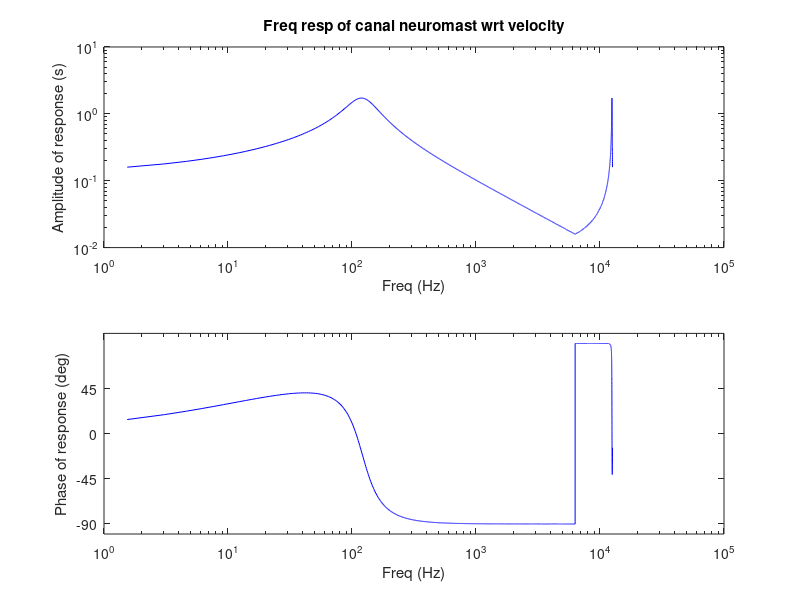
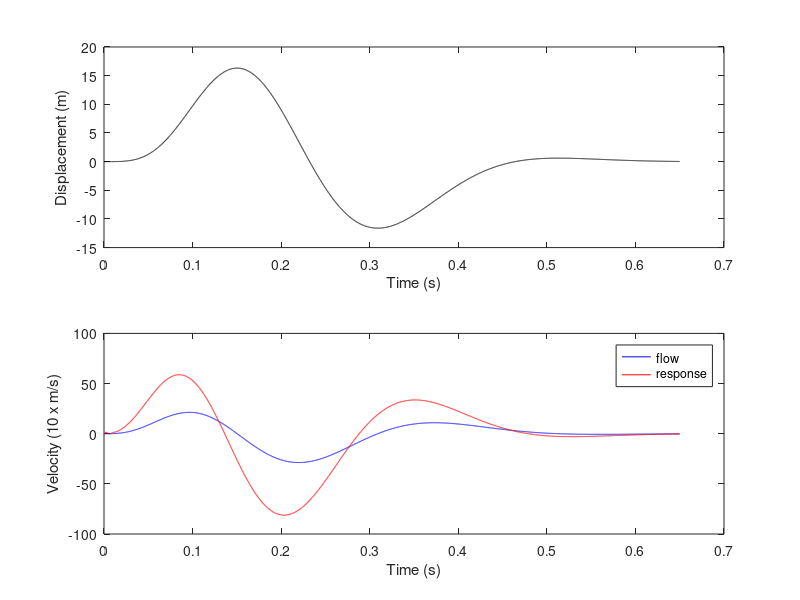

MATLAB code for these plots, in order:
function play_kalmijn
% Replicates Sietse's mathcad file of Kalmijn's data


%% Parameter values for signal

% Sample period
T = 0.65;

% Number of samples
N = 4096;

% Order of the Bessel function 
bsl_order = 0;

% Decay constant for displacement function
a = 1/700; 

% A constant that factors into the Bessel function
beta = 1;


%% Parameter values for filter

ff1 = 10.3;

tau = 0.003;

pc1 = 80;


%% Calculated parameters & variables

% Samplerate 
df = 1/T;

% Timestep
dt = T/(2*N);


n = [0:(2*N-1)]';

% Frequencies
f = [0:(2*N-1)]';


q = [1:(2*N-1)]';


%% Signal functions

% Components of the displacement waveform
s      = sin(2.8*pi*n./(2*N));
skew   = n.^3.*exp(-a.*n);
g      = besseli(bsl_order,pi*beta.*sqrt(1-(n./N-1).^2))./ ...
        (besseli(bsl_order,pi*beta));

%g = (g-min(g))./range(g);  
    
% Flow displacement
w = s.*skew.*g./(N.^2);

%w = 15.*w./range(w);

% Flow velocity
v_q = [0; [(q>0).*2.*N.*diff(w)./T]];

%v_n = (n>0).*2.*N.*diff(w)./T;


H1 = (f<N).*H(f.*df,ff1,pc1) + (f>(N-1)).* conj(H((2*N-f).*df,ff1,pc1));


% Freq response of the cupula wrt velocity
%H1 = H(f.*df,ff1,pc1);

V = fft(v_q);

% Predicted response in time domain.
spec1 = V.*H1;
resp1 = real(ifft(spec1)./T);




%% Plot results

figure;
subplot(2,1,1)
loglog(f.*df,abs(H1),'b')
%xlim([1 1000])
ylim([.01 10])
set(gca,'YTick',[.01 .1 1 10])
xlabel('Freq (Hz)')
ylabel('Amplitude of response (s)')
title('Freq resp of canal neuromast wrt velocity')

subplot(2,1,2)
h = semilogx(f.*df,angle(H1).*(180/pi));
set(h,'Color','b')
set(gca,'YTick',[-90 -45 0 45])
%xlim([1 1000])
xlabel('Freq (Hz)')
ylabel('Phase of response (deg)')

figure;
subplot(2,1,1)
plot(n.*dt,w,'k')
xlabel('Time (s)')
ylabel('Displacement (m)')

subplot(2,1,2)
plot(n.*dt,v_q./10,'b-',n.*dt,resp1,'r-')
xlabel('Time (s)')
ylabel('Velocity (10 x m/s)')
legend('flow','response')

%ttt= 2;


%% Output excel data

if 0
    out_path = ...
        '/Users/mmchenry/Dropbox/Matlab/van_netten_chapter/numerical_model';
    
    
    header_data = ['n, f, s, skew, g, w, v_q, H1, V, spec1, resp1'];
    out_data    = [n f s skew g w v_q H1 V spec1 resp1];
    
    % Write the column headings (import as csv in excel)
    dlmwrite([out_path filesep 'headers.txt'], ...
        header_data, ...
        'delimiter', '\t')
    
    % Write the data
    csvwrite([out_path filesep 'out data.csv'],out_data);

end


function H_val = H(freq,ft,pc)

numer = 628.*( (1/(2*pi.*ft)) + (0.5*sqrt(2)*(1i-1).*sqrt(freq))./(1i*2*pi) ...
        .*(1./ft).^(3/2) - (1/ft).^2 .* freq ./ (3.*1i.*2.*pi));
    
denom = pc + (1i.*freq./ft + 0.5.*sqrt(2).*(1i-1).*(freq./ft).^(3/2) - ...
        ((freq./ft).^2)./3);
    
H_val = numer ./ denom;